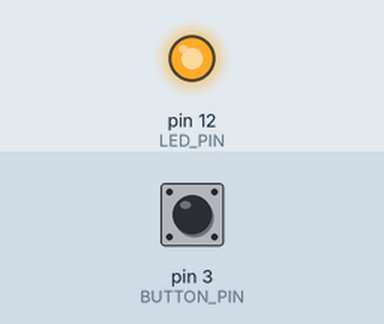
A sketch run on a simulated Arduino Uno, built with avr-gcc and run on an emulated ATmega328P. On the bench: output pins drawn as LEDs (lit = HIGH). The test bench sets the inputs (shaded band); at power-on: pin 3 (BUTTON_PIN) LOW.

Above: at 1.2 s.
1.3 s: pin 3 (BUTTON_PIN) pulled HIGH for 0.15 s
At 1.37 s:
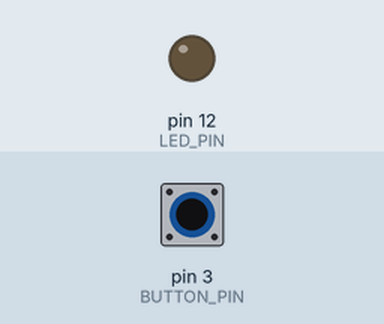
2.9 s: pin 3 (BUTTON_PIN) pulled HIGH for 3.2 s
At 7.2 s:
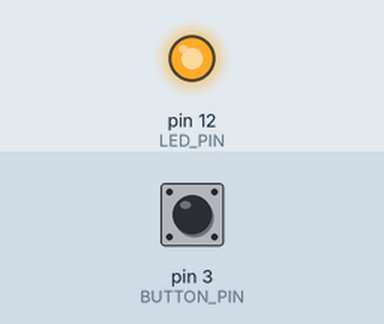
Timing chart, 0 to 8.7 s (numbered marks = the images above; inputs shaded):
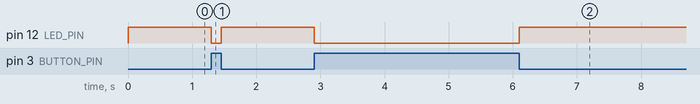

Measured:
- after the input at 1.3 s, pin 12 (LED_PIN): HIGH → LOW at once, → HIGH 0.15 s later
- after the input at 2.9 s, pin 12 (LED_PIN): HIGH → LOW at once, → HIGH 3.2 s later

The sketch:

toggle-led.ino
```cpp
const int BUTTON_PIN = 3;
const int LED_PIN = 12;
bool button_pressed = false;

void setup() {
  pinMode(BUTTON_PIN, INPUT);
  pinMode(LED_PIN, OUTPUT);
}

void loop() {
  button_pressed = not digitalRead(BUTTON_PIN);
  if (button_pressed) {
    digitalWrite(LED_PIN, HIGH);
  } else {
    digitalWrite(LED_PIN, LOW);
  }
}
```
